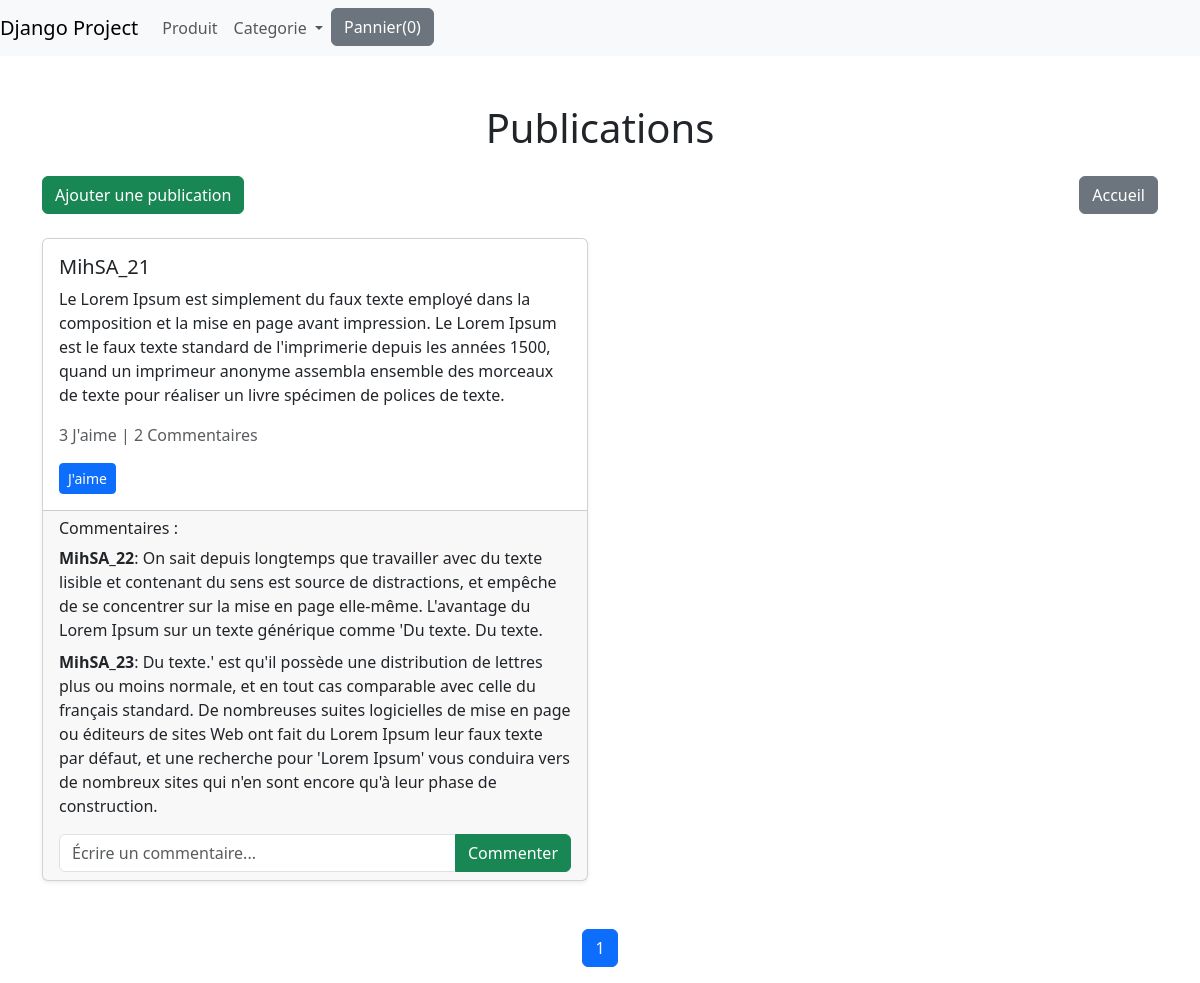
Screenshot of /publications/ with the database file from the repository.
### publications/models.py (models this page shows, shortened)
class Publication(models.Model):
    auteur = models.ForeignKey(User, on_delete=models.CASCADE)
    contenu = models.TextField()
    date_pub = models.DateTimeField(auto_now_add=True)
    image = models.ImageField(upload_to='publications/', null=True, blank=True)
    def nombre_likes(self):
        return self.like_set.count()
    def nombre_commentaires(self):
        return self.commentaire_set.count()

class Commentaire(models.Model):
    publication = models.ForeignKey(Publication, on_delete=models.CASCADE)
    auteur = models.ForeignKey(User, on_delete=models.CASCADE)
    contenu = models.TextField()
    date_pub = models.DateTimeField(auto_now_add=True)

### publications/views.py (the view)
# urls.py: path('', views.liste_publications, name='liste_publications'),
def liste_publications(request):
    publications_list = Publication.objects.all().select_related('auteur').prefetch_related('commentaire_set', 'like_set').order_by('-date_pub')
    paginator = Paginator(publications_list, 5)
    page_number = request.GET.get('page')
    publications = paginator.get_page(page_number)
    if request.user.is_authenticated:
        for publication in publications:
            publication.liked_by_user = publication.like_set.filter(utilisateur=request.user).exists()
    return render(request, 'publications/liste_publications.html', {'publications': publications})

### publications/templates/publications/liste_publications.html (shortened to what this page needs)
{% extends "publications/base.html" %}
{% block content %}
<div class="container mt-5">
    <h1 class="text-center mb-4">Publications</h1>
    <div class="d-flex justify-content-between mb-4">
        <a href="{% url 'ajouter_publication' %}" class="btn btn-success">Ajouter une publication</a>
        <a href="{% url 'home' %}" class="btn btn-secondary">Accueil</a>
    </div>
    <div class="row">
        {% for publication in publications %}
            <div class="col-md-6 mb-4">
                <div class="card shadow-sm">
                    <div class="card-body">
                        <h5 class="card-title">{{ publication.auteur.username }}</h5>
                        <p class="card-text">{{ publication.contenu }}</p>
                        <p class="text-muted mt-3">
                            {{ publication.nombre_likes }} J'aime | {{ publication.nombre_commentaires }} Commentaires
                        </p>
                        <form action="{% url 'aimer_publication' publication.id %}" method="POST" class="d-inline">
                            {% if publication.liked_by_user %}
                                <button type="submit" class="btn btn-danger btn-sm">Je n'aime plus</button>
                            {% else %}
                                <button type="submit" class="btn btn-primary btn-sm">J'aime</button>
                            {% endif %}
                        </form>
                    </div>
                    <div class="card-footer">
                        <h6>Commentaires :</h6>
                        <ul class="list-unstyled">
                            {% for commentaire in publication.commentaire_set.all %}
                                <li class="mb-2">
                                    <strong>{{ commentaire.auteur.username }}</strong>: {{ commentaire.contenu }}
                                </li>
                            {% endfor %}
                        </ul>
                        <form action="{% url 'commenter_publication' publication.id %}" method="POST" class="mt-3">
                            <div class="input-group">
                                <input type="text" name="contenu" class="form-control" placeholder="Écrire un commentaire..." required>
                                <button type="submit" class="btn btn-success">Commenter</button>
                            </div>
                        </form>
                    </div>
                </div>
            </div>
        {% endfor %}
    </div>
    <div class="d-flex justify-content-center mt-4">
        <nav>
            <ul class="pagination">
                <li class="page-item active">
                    <a class="page-link" href="#">{{ publications.number }}</a>
                </li>
            </ul>
        </nav>
    </div>
</div>
{% endblock content %}

### rows the page displays
Publication: auteur.username "MihSA_21", contenu "Le Lorem Ipsum est simplement du faux texte employé dans la composition et la mise en page avant impression. Le Lorem Ipsum est le faux texte standard de l'imprimerie depuis les années 1500, quand un imprimeur anonyme assembla ensemble des morceaux de texte pour réaliser un livre spécimen de polices de texte.", nombre_likes "3", nombre_commentaires "2"
Commentaire: auteur.username "MihSA_22", contenu "On sait depuis longtemps que travailler avec du texte lisible et contenant du sens est source de distractions, et empêche de se concentrer sur la mise en page elle-même. L'avantage du Lorem Ipsum sur un texte générique comme 'Du texte. Du texte."
Commentaire: auteur.username "MihSA_23", contenu "Du texte.' est qu'il possède une distribution de lettres plus ou moins normale, et en tout cas comparable avec celle du français standard. De nombreuses suites logicielles de mise en page ou éditeurs de sites Web ont fait du Lorem Ipsum leur faux texte par défaut, et une recherche pour 'Lorem Ipsum' vous conduira vers de nombreux sites qui n'en sont encore qu'à leur phase de construction."

### other values shown
{{ publications.number }} "1"
